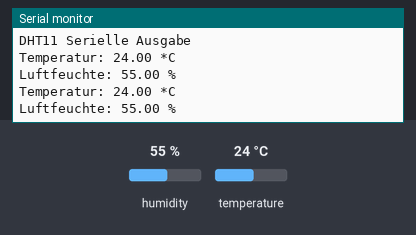
Bench run of a sketch on a simulated Arduino Uno, built with avr-gcc and run on an emulated ATmega328P. Shown: the last lines printed to the serial monitor. The test bench sets the inputs (shaded band); at power-on: humidity 55 %, temperature 24 °C.

Above: at 5.8 s.
5.9 s: humidity set to 22 %
At 10.9 s:
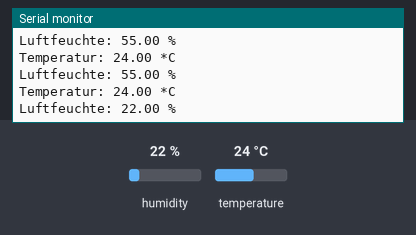
11.9 s: temperature set to 12 °C
At 15.6 s:
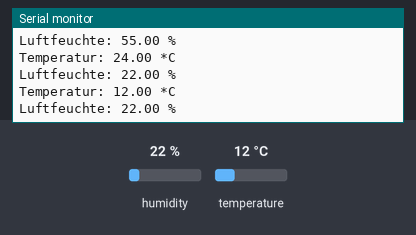
17.9 s: humidity set to 40 %
At 21.5 s:
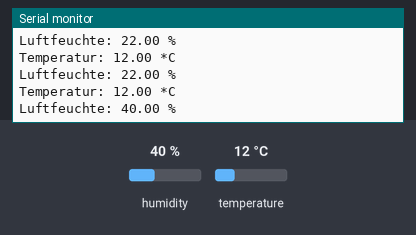
Timing chart, 0 to 23.0 s (numbered marks = the images above; inputs shaded):
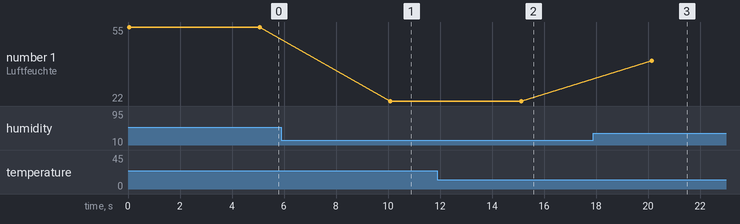

Measured:
- after the input at 5.9 s, the serial monitor: prints a new line after 4.2 s (image 1)
- after the input at 11.9 s, the serial monitor: prints a new line after 3.2 s (image 2)
- after the input at 17.9 s, the serial monitor: prints a new line after 2.2 s (image 3)
- plotted number 1: 55 → 22 after the input at 5.9 s, 22 → 40 after the input at 17.9 s

The sketch:

Versuch5_DHT11_SerielleAusgabe.ino
```cpp
// Einfügen der Bibliothek und Definition der notwendigen Parameter
#include "DHT.h"                  // Library für DHT Sensor aufgerufen
#define DHTPIN 4                  // DHT Sensor wird aus PIN 4 ausgelesen
#define DHTTYPE DHT11             // DHT Type wird auf DHT11 festgelegt
DHT dht11(DHTPIN, DHTTYPE);       // Festlegen des Sensors

// Einführung von Variablen
float temperatur = 0.00;          // Variable temperatur als Nachkommazahl mit 2 Nachkommastellen
float feuchte = 0.00;             // Variable feuchte

void setup()
{
  dht11.begin();                  // Start des DHT11 Sensors
  Serial.begin(9600);             // Start der Seriellen Ausgabe mit 9600 Baud-Rate
  Serial.println("DHT11 Serielle Ausgabe"); // Begrüßung beim Aufruf des seriellen Monitors
}

void loop()
{
  float temperatur = dht11.readTemperature();     // Die Temperatur wird vom DHT22 ausgelesen, Wert in "t" schreiben
  float feuchte = dht11.readHumidity();           // Die Luftfeuchte wird vom DHT22 ausgelesen, Wert in "h" schreiben

  Serial.print("Temperatur: ");            // Ausgabe im Seriellen Monitor
  Serial.print(temperatur);                // Ausgabe im Seriellen Monitor
  Serial.print(" *C");                     // Ausgabe im Seriellen Monitor
  Serial.println();
  Serial.print("Luftfeuchte: ");         // Ausgabe im Seriellen Monitor
  Serial.print(feuchte);                   // Ausgabe im Seriellen Monitor
  Serial.print(" %");                    // Ausgabe im Seriellen Monitor
  Serial.println();
  delay(5000);
}
```
